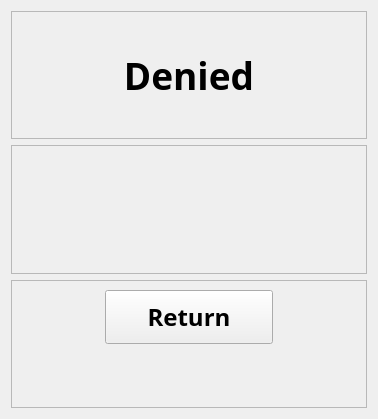
           <widget class="QWidget" name="op_fa_page21">
            <layout class="QVBoxLayout" name="verticalLayout_38">
             <item>
              <layout class="QVBoxLayout" name="verticalLayout_37" stretch="1,1,1">
               <item>
                <widget class="QFrame" name="frame_61">
                 <property name="frameShape">
                  <enum>QFrame::StyledPanel</enum>
                 </property>
                 <property name="frameShadow">
                  <enum>QFrame::Raised</enum>
                 </property>
                 <layout class="QGridLayout" name="gridLayout_128">
                  <item row="0" column="0">
                   <layout class="QGridLayout" name="gridLayout_127">
                    <item row="0" column="0">
                     <widget class="QLabel" name="label_57">
                      <property name="font">
                       <font>
                        <family>Bahnschrift SemiBold</family>
                        <pointsize>28</pointsize>
                        <weight>75</weight>
                        <bold>true</bold>
                       </font>
                      </property>
                      <property name="text">
                       <string>Denied</string>
                      </property>
                      <property name="alignment">
                       <set>Qt::AlignCenter</set>
                      </property>
                     </widget>
                    </item>
                   </layout>
                  </item>
                 </layout>
                </widget>
               </item>
               <item>
                <widget class="QFrame" name="frame_60">
                 <property name="frameShape">
                  <enum>QFrame::StyledPanel</enum>
                 </property>
                 <property name="frameShadow">
                  <enum>QFrame::Raised</enum>
                 </property>
                 <layout class="QGridLayout" name="gridLayout_124">
                  <item row="0" column="0">
                   <layout class="QGridLayout" name="gridLayout_123" columnstretch="1,3,1">
                    <item row="0" column="0">
                     <spacer name="horizontalSpacer_89">
                      <property name="orientation">
                       <enum>Qt::Horizontal</enum>
                      </property>
                      <property name="sizeHint" stdset="0">
                       <size>
                        <width>40</width>
                        <height>20</height>
                       </size>
                      </property>
                     </spacer>
                    </item>
                    <item row="0" column="1">
                     <widget class="QTextBrowser" name="reason">
                      <property name="font">
                       <font>
                        <family>Bahnschrift SemiBold</family>
                        <pointsize>18</pointsize>
                        <weight>75</weight>
                        <bold>true</bold>
                       </font>
                      </property>
                      <property name="styleSheet">
                       <string notr="true">QTextBrowser{background-color: rgb(0, 119, 237,0); border-radius:20px; color:rgb(0,0,0);}</string>
                      </property>
                     </widget>
                    </item>
                    <item row="0" column="2">
                     <spacer name="horizontalSpacer_90">
                      <property name="orientation">
                       <enum>Qt::Horizontal</enum>
                      </property>
                      <property name="sizeHint" stdset="0">
                       <size>
                        <width>40</width>
                        <height>20</height>
                       </size>
                      </property>
                     </spacer>
                    </item>
                   </layout>
                  </item>
                 </layout>
                </widget>
               </item>
               <item>
                <widget class="QFrame" name="frame_59">
                 <property name="frameShape">
                  <enum>QFrame::StyledPanel</enum>
                 </property>
                 <property name="frameShadow">
                  <enum>QFrame::Raised</enum>
                 </property>
                 <layout class="QGridLayout" name="gridLayout_126">
                  <item row="0" column="0">
                   <layout class="QGridLayout" name="gridLayout_125" columnstretch="1,2,1">
                    <item row="0" column="0">
                     <spacer name="horizontalSpacer_91">
                      <property name="orientation">
                       <enum>Qt::Horizontal</enum>
                      </property>
                      <property name="sizeHint" stdset="0">
                       <size>
                        <width>40</width>
                        <height>20</height>
                       </size>
                      </property>
                     </spacer>
                    </item>
                    <item row="0" column="1">
                     <widget class="QPushButton" name="to_pre_page_2">
                      <property name="sizePolicy">
                       <sizepolicy hsizetype="Minimum" vsizetype="Expanding">
                        <horstretch>0</horstretch>
                        <verstretch>0</verstretch>
                       </sizepolicy>
                      </property>
                      <property name="font">
                       <font>
                        <family>Bahnschrift SemiBold</family>
                        <pointsize>18</pointsize>
                        <weight>75</weight>
                        <bold>true</bold>
                       </font>
                      </property>
                      <property name="text">
                       <string>Return</string>
                      </property>
                     </widget>
                    </item>
                    <item row="0" column="2">
                     <spacer name="horizontalSpacer_92">
                      <property name="orientation">
                       <enum>Qt::Horizontal</enum>
                      </property>
                      <property name="sizeHint" stdset="0">
                       <size>
                        <width>40</width>
                        <height>20</height>
                       </size>
                      </property>
                     </spacer>
                    </item>
                    <item row="1" column="1">
                     <spacer name="verticalSpacer_52">
                      <property name="orientation">
                       <enum>Qt::Vertical</enum>
                      </property>
                      <property name="sizeHint" stdset="0">
                       <size>
                        <width>20</width>
                        <height>40</height>
                       </size>
                      </property>
                     </spacer>
                    </item>
                   </layout>
                  </item>
                 </layout>
                </widget>
               </item>
              </layout>
             </item>
            </layout>
           </widget>
